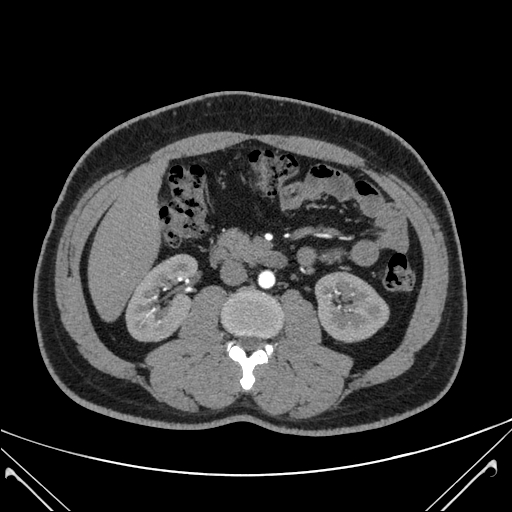
#> input picture Normal- (75).jpg, 512 x 512 px
$ jupyter execute --allow-errors 27November.ipynb   (older library calls are emulated)
#> lines starting #> are read from the running program, lines starting #| are printed output that depends on the picture; after the words box and inside, x2 and y2 are one past the last pixel; in counts of white or black regions, pixels touching at a corner belong together
[cell 1]
import cv2
import numpy as np
from skimage import measure, feature
from skimage.filters import threshold_otsu
import matplotlib.pyplot as plt
import os

# Paths
input_path = "stone/Stone- (1).jpg"
output_path = "output/segmented_stone.jpg"

# Ensure output directory exists
os.makedirs("output", exist_ok=True)

# Step 1: Load and Preprocess Image
def preprocess_image(image_path):
    # Read image in grayscale
    img = cv2.imread(image_path, cv2.IMREAD_GRAYSCALE)
    if img is None:
        raise FileNotFoundError(f"Image not found at {image_path}")

    # Apply Gaussian Blur to reduce noise
    blurred = cv2.GaussianBlur(img, (5, 5), 0)
    return blurred

# Step 2: Segment Kidney Stone
# [41 lines left out: functions segment_stone, extract_features, not called in this run]

# Main Function
def main():
    # Load and preprocess image
    print("Preprocessing image...")
    preprocessed = preprocess_image(input_path)

    # Segment kidney stone
    print("Segmenting kidney stone...")
    segmented = segment_stone(preprocessed)

    # Extract features
    print("Extracting features...")
    extract_features(segmented, preprocessed)

    # Visualize results
    plt.subplot(1, 2, 1)
    plt.title("Original Image")
    plt.imshow(preprocessed, cmap="gray")

    plt.subplot(1, 2, 2)
    plt.title("Segmented Stone")
    plt.imshow(segmented, cmap="gray")

    plt.show()

#> (the rest of this cell did not finish here and is left out)

#> (a cell that did not finish here is left out)

[cell 3]
from skimage.feature import greycomatrix, greycoprops

[cell 4]
import mahotas

# [8 lines left out: function texture_features_mahotas, not called in this run]

#> (a cell that did not finish here is left out)

#> (a cell that did not finish here is left out)

[cell 7]
import numpy as np
import mahotas
import cv2
import matplotlib.pyplot as plt


def preprocess_image(image_path):
    """Load and preprocess the CT image."""
    image = cv2.imread(image_path, cv2.IMREAD_GRAYSCALE)
    if image is None:
        raise FileNotFoundError(f"Image not found at {image_path}")

    # Normalize the image
    image = cv2.normalize(image, None, 0, 255, cv2.NORM_MINMAX)
    return image


# [35 lines left out: functions segment_kidney, extract_features, not called in this run]


def main():
    """Main function to load, process, and extract features."""
    # Step 1: Load and preprocess the image
    image_path = "stone/Stone- (10).jpg"
    print("Loading image...")
    original_image = preprocess_image(image_path)

    # Step 2: Segment the kidney area
    print("Segmenting image...")
    segmented_image = segment_kidney(original_image)

    # Step 3: Extract features
    print("Extracting features...")
    extract_features(segmented_image, original_image)

    # Step 4: Visualize
    plt.figure(figsize=(10, 5))
    plt.subplot(1, 2, 1)
    plt.title("Original Image")
    plt.imshow(original_image, cmap="gray")
    plt.subplot(1, 2, 2)
    plt.title("Segmented Image")
    plt.imshow(segmented_image, cmap="gray")
    plt.show()


#> (the rest of this cell did not finish here and is left out)

#> (a cell that did not finish here is left out)

[cell 9]
import numpy as np
import mahotas
import cv2
import matplotlib.pyplot as plt

def preprocess_image(image_path):
    """Load and preprocess the CT image."""
    image = cv2.imread(image_path, cv2.IMREAD_GRAYSCALE)
    if image is None:
        raise FileNotFoundError(f"Image not found at {image_path}")

    # Normalize the image (optional but can help with contrast)
    image = cv2.normalize(image, None, 0, 255, cv2.NORM_MINMAX)
    return image


# [40 lines left out: functions segment_kidney, extract_features, not called in this run]


def main():
    """Main function to load, process, and extract features."""
    # Step 1: Load and preprocess the image
    image_path = "stone/Stone- (10).jpg"  # Provide your image path here
    print("Loading image...")
    original_image = preprocess_image(image_path)

    # Step 2: Segment the kidney stone area
    print("Segmenting image...")
    segmented_image = segment_kidney(original_image)

    # Step 3: Extract features
    print("Extracting features...")
    extract_features(segmented_image, original_image)

    # Step 4: Visualize results
    plt.figure(figsize=(10, 5))

    # Display the original image
    plt.subplot(1, 2, 1)
    plt.title("Original Image")
    plt.imshow(original_image, cmap="gray")
    plt.axis("off")

    # Display the segmented image
    plt.subplot(1, 2, 2)
    plt.title("Segmented Image")
    plt.imshow(segmented_image, cmap="gray")
    plt.axis("off")

    # Show the plots
    plt.show()


#> (the rest of this cell did not finish here and is left out)

[cell 10]
import numpy as np
import mahotas
import cv2
import matplotlib.pyplot as plt

def preprocess_image(image_path):
    """Load and preprocess the CT image."""
    image = cv2.imread(image_path, cv2.IMREAD_GRAYSCALE)
    if image is None:
        raise FileNotFoundError(f"Image not found at {image_path}")

    # Normalize the image (optional but can help with contrast)
    image = cv2.normalize(image, None, 0, 255, cv2.NORM_MINMAX)
    return image


def segment_kidney(image):
    """Segment the kidney stone area using thresholding."""
    # Apply thresholding (may need adjustment based on the image)
    _, segmented = cv2.threshold(image, 128, 255, cv2.THRESH_BINARY)

    # Optional: perform morphological operations to clean the segmented image
    kernel = np.ones((5, 5), np.uint8)
    segmented = cv2.morphologyEx(segmented, cv2.MORPH_CLOSE, kernel)  # Closing
    return segmented


# [29 lines left out: function extract_features, not called in this run]


def main():
    """Main function to load, process, and extract features."""
    # Step 1: Load and preprocess the image
    image_path = "stone/Stone- (10).jpg"  # Provide your image path here
    print("Loading image...")
    original_image = preprocess_image(image_path)

    # Step 2: Segment the kidney stone area
    print("Segmenting image...")
    segmented_image = segment_kidney(original_image)

    # Step 3: Extract features
    print("Extracting features...")
    extract_features(segmented_image, original_image)

    # Step 4: Visualize results
    plt.figure(figsize=(10, 5))

    # Display the original image
    plt.subplot(1, 2, 1)
    plt.title("Original Image")
    plt.imshow(original_image, cmap="gray")
    plt.axis("off")

    # Display the segmented image
    plt.subplot(1, 2, 2)
    plt.title("Segmented Image")
    plt.imshow(segmented_image, cmap="gray")
    plt.axis("off")

    # Show the plots
    plt.show()


#> (the rest of this cell did not finish here and is left out)

[cell 11]
def extract_shape_features(segmented):
    """Extract shape features (area, perimeter)."""
    contours, _ = cv2.findContours(segmented, cv2.RETR_EXTERNAL, cv2.CHAIN_APPROX_SIMPLE)
    if len(contours) == 0:
        return None

    # Area
    area = cv2.contourArea(contours[0])

    # Perimeter
    perimeter = cv2.arcLength(contours[0], True)

    return area, perimeter

[cell 12]
def extract_intensity_features(segmented, original):
    """Extract intensity features (mean, std)."""
    intensities = original[segmented > 0]
    mean_intensity = np.mean(intensities)
    std_intensity = np.std(intensities)

    return mean_intensity, std_intensity

[cell 13]
def extract_texture_features(segmented):
    """Extract texture features using Haralick."""
    # Compute Haralick features
    haralick_features = mahotas.features.haralick(segmented, ignore_zeros=True)
    mean_haralick = haralick_features.mean(axis=0)

    # Extract individual features
    contrast = mean_haralick[1]  # Contrast
    energy = mean_haralick[2]    # Energy
    homogeneity = mean_haralick[4]  # Homogeneity
    correlation = mean_haralick[8]  # Correlation

    return contrast, energy, homogeneity, correlation

## Stone Image feature extract

[cell 14]
def main():
    """Main function to load, process, and extract features."""
    # Load and preprocess the image
    image_path = "stone/Stone- (10).jpg"
    print("Loading image...")
    original_image = preprocess_image(image_path)

    # Segment the kidney area
    print("Segmenting image...")
    segmented_image = segment_kidney(original_image)

    # Post-processing: Apply morphological operation to remove noise
    kernel = np.ones((5, 5), np.uint8)  # Create a kernel for morphological operations
    segmented_image = cv2.morphologyEx(segmented_image, cv2.MORPH_CLOSE, kernel)

    # Extract features
    print("Extracting features...")
    area, perimeter = extract_shape_features(segmented_image)
    mean_intensity, std_intensity = extract_intensity_features(segmented_image, original_image)
    contrast, energy, homogeneity, correlation = extract_texture_features(segmented_image)

    # Print extracted features
    print("Extracted Features:")
    print(f" - Area: {area}")
    print(f" - Perimeter: {perimeter}")
    print(f" - Mean Intensity: {mean_intensity:.2f}")
    print(f" - Standard Deviation: {std_intensity:.2f}")
    print(f" - Contrast: {contrast:.2f}")
    print(f" - Energy: {energy:.2f}")
    print(f" - Homogeneity: {homogeneity:.2f}")
    print(f" - Correlation: {correlation:.2f}")

    # Visualize the original and segmented image
    plt.figure(figsize=(10, 5))
    plt.subplot(1, 2, 1)
    plt.title("Original Image")
    plt.imshow(original_image, cmap="gray")
    plt.subplot(1, 2, 2)
    plt.title("Segmented Image after Morphological Operation")
    plt.imshow(segmented_image, cmap="gray")
    plt.show()

#> (the rest of this cell did not finish here and is left out)

## Normal Image feature

[cell 15]
def main():
    """Main function to load, process, and extract features."""
    # Load and preprocess the image
    image_path = "Normal- (75).jpg"
    print("Loading image...")
    original_image = preprocess_image(image_path)
#> call 3 of preprocess_image, with image_path = 'Normal- (75).jpg'
#> in preprocess_image, image is the input picture: shape (512, 512); min 0, max 255, mean 44.4

    # Segment the kidney area
    print("Segmenting image...")
    segmented_image = segment_kidney(original_image)
#> in segment_kidney, `_, segmented = cv2.threshold(image, 128, 255, cv2.THRESH_BINARY)`:
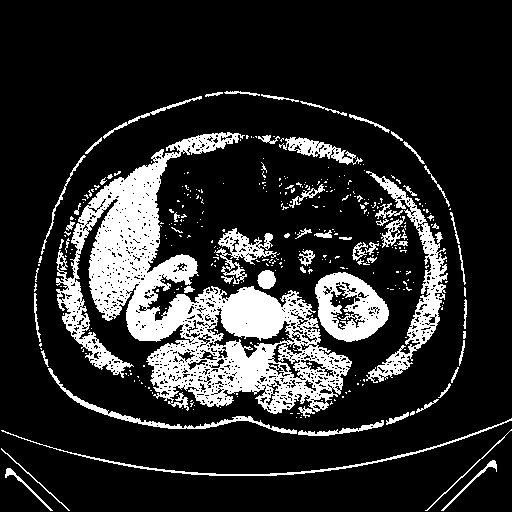
#> segmented: shape (512, 512); 16.9% white; 372 white regions (310 under 20 px), largest, box (x1, y1, x2, y2) and area: (56, 132, 352, 414) 27554, (366, 171, 448, 383) 3368, (315, 272, 389, 342) 3035
#> in segment_kidney, `segmented = cv2.morphologyEx(segmented, cv2.MORPH_CLOSE, kernel)`:
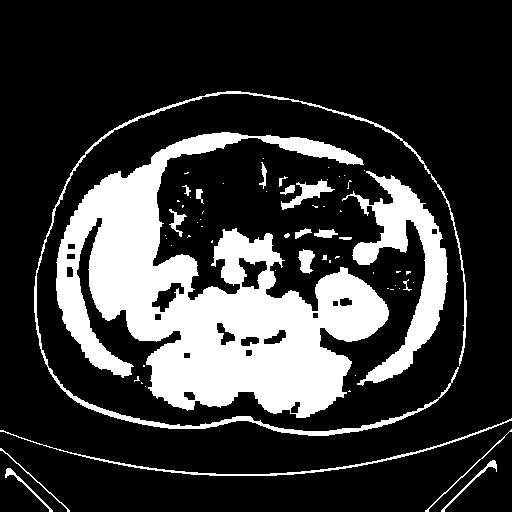
#> segmented: shape (512, 512); 21.8% white; 64 white regions (42 under 20 px)

    # Post-processing: Apply morphological operation to remove noise
    kernel = np.ones((5, 5), np.uint8)  # Create a kernel for morphological operations
    segmented_image = cv2.morphologyEx(segmented_image, cv2.MORPH_CLOSE, kernel)

    # Extract features
    print("Extracting features...")
    area, perimeter = extract_shape_features(segmented_image)
#> in extract_shape_features, `contours, _ = cv2.findContours(segmented, cv2.RETR_EXTERNAL, cv2.CHAIN..`: contours = 64 contours, 46 with area under 20; largest, box (x1, y1, x2, y2) and area: (56, 132, 389, 418) 43470, (342, 171, 448, 386) 6491, (34, 91, 467, 436) 2614, (0, 418, 512, 476) 600, (281, 179, 335, 210) 433
#> in extract_shape_features, `area = cv2.contourArea(contours[0])`: area = 129.5
#> in extract_shape_features, `perimeter = cv2.arcLength(contours[0], True)`: perimeter = 139.7
#> area = 129.5; perimeter = 139.7
    mean_intensity, std_intensity = extract_intensity_features(segmented_image, original_image)
#> in extract_intensity_features, `mean_intensity = np.mean(intensities)`: mean_intensity = 141.8
#> in extract_intensity_features, `std_intensity = np.std(intensities)`: std_intensity = 26.52
#> mean_intensity = 141.8; std_intensity = 26.52
    contrast, energy, homogeneity, correlation = extract_texture_features(segmented_image)

    # Print extracted features
    print("Extracted Features:")
    print(f" - Area: {area}")
    print(f" - Perimeter: {perimeter}")
    print(f" - Mean Intensity: {mean_intensity:.2f}")
    print(f" - Standard Deviation: {std_intensity:.2f}")
    print(f" - Contrast: {contrast:.2f}")
    print(f" - Energy: {energy:.2f}")
    print(f" - Homogeneity: {homogeneity:.2f}")
    print(f" - Correlation: {correlation:.2f}")

    # Visualize the original and segmented image
    plt.figure(figsize=(10, 5))
    plt.subplot(1, 2, 1)
    plt.title("Original Image")
    plt.imshow(original_image, cmap="gray")
    plt.subplot(1, 2, 2)
    plt.title("Segmented Image after Morphological Operation")
    plt.imshow(segmented_image, cmap="gray")
    plt.show()

#> (the rest of this cell did not finish here and is left out)

$ run again, with Normal- (1).jpg copied over Normal- (75).jpg
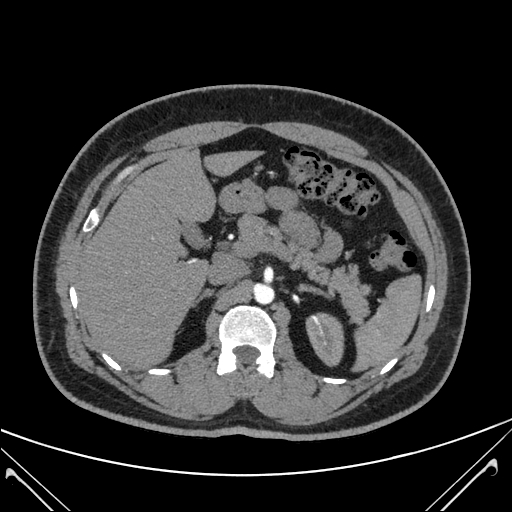
#> input picture Normal- (1).jpg, 512 x 512 px
#> in preprocess_image, image is the input picture: shape (512, 512); min 0, max 255, mean 50.5
#> in segment_kidney, `_, segmented = cv2.threshold(image, 128, 255, cv2.THRESH_BINARY)`:
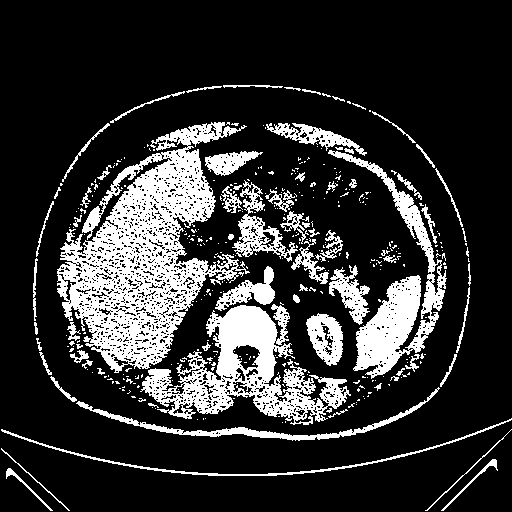
#> segmented: shape (512, 512); 19.8% white; 391 white regions (320 under 20 px), largest, box (x1, y1, x2, y2) and area: (57, 122, 250, 373) 19729, (140, 304, 351, 425) 9579, (328, 150, 447, 379) 6349
#> in segment_kidney, `segmented = cv2.morphologyEx(segmented, cv2.MORPH_CLOSE, kernel)`:
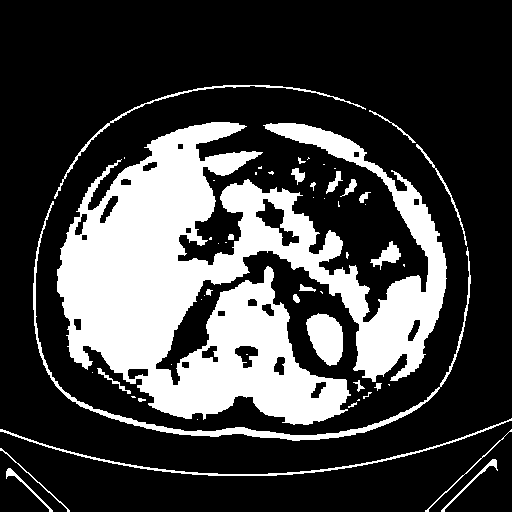
#> segmented: shape (512, 512); 25.8% white; 55 white regions (28 under 20 px)
#> contours = 54 contours, 32 with area under 20; largest, box (x1, y1, x2, y2) and area: (57, 122, 447, 425) 59758, (33, 201, 471, 441) 2128, (306, 313, 343, 366) 1329, (0, 418, 512, 476) 696, (54, 85, 366, 199) 434
#> in extract_shape_features, `area = cv2.contourArea(contours[0])`: area = 131
#> in extract_shape_features, `perimeter = cv2.arcLength(contours[0], True)`: perimeter = 137.1
#> in main, `area, perimeter = extract_shape_features(segmented_image)`: area = 131; perimeter = 137.1
#> in extract_intensity_features, `mean_intensity = np.mean(intensities)`: mean_intensity = 143.3
#> in extract_intensity_features, `std_intensity = np.std(intensities)`: std_intensity = 31.91
#> in main, `mean_intensity, std_intensity = extract_intensity_features(segmented_i..`: mean_intensity = 143.3; std_intensity = 31.91
